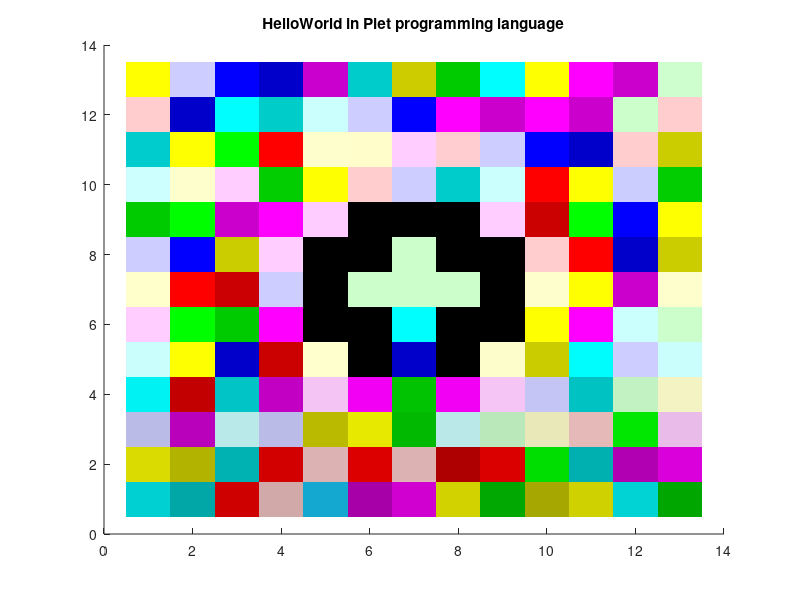

Source code (MATLAB):
HelloWorld = zeros(13, 13, 3);

HelloWorld(13, :, 1) = [255 205 1 1 202 0 204 0 0 254 253 203 206];
HelloWorld(13, :, 2) = [255 205 0 0 1 204 204 203 254 255 0 0 253];
HelloWorld(13, :, 3) = [0 255 255 203 206 203 1 0 255 0 254 204 206];

HelloWorld(12, :, 1) = [255 1 0 0 202 205 1 253 203 253 203 204 255];
HelloWorld(12, :, 2) = [205 0 254 204 255 205 0 0 0 0 0 254 205];
HelloWorld(12, :, 3) = [205 203 255 201 254 255 255 254 204 254 204 204 205];

HelloWorld(11, :, 1) = [0 254 0 254 254 255 255 255 205 1 1 255 204];
HelloWorld(11, :, 2) = [204 255 254 0 254 253 205 204 205 0 0 205 205];
HelloWorld(11, :, 3) = [205 0 0 0 204 202 255 207 255 255 203 205 0];

HelloWorld(10, :, 1) = [204 254 255 1 254 255 205 0 202 254 254 204 1];
HelloWorld(10, :, 2) = [255 254 205 205 255 205 205 204 255 0 255 205 205];
HelloWorld(10, :, 3) = [254 204 255 1 0 205 255 203 254 0 0 255 1];

HelloWorld(9, :, 1) = [0 0 203 253 255 0 0 0 255 203 2 1 254];
HelloWorld(9, :, 2) = [203 254 0 0 204 0 0 0 205 0 255 0 255];
HelloWorld(9, :, 3) = [0 0 204 254 255 0 0 0 255 1 1 255 0];

HelloWorld(8, :, 1) = [205 1 204 255 0 0 204 0 0 255 254 1 204];
HelloWorld(8, :, 2) = [205 0 205 205 0 0 254 0 0 205 0 0 205];
HelloWorld(8, :, 3) = [255 255 0 255 0 0 204 0 0 205 0 203 0];

HelloWorld(7, :, 1) = [255 254 202 205 0 204 204 204 0 254 254 203 254];
HelloWorld(7, :, 2) = [255 0 0 205 0 254 254 254 0 254 255 0 254];
HelloWorld(7, :, 3) = [203 0 2 255 0 204 204 204 0 204 0 204 204];

HelloWorld(6, :, 1) = [255 0 0 253 0 0 0 0 0 254 253 202 204];
HelloWorld(6, :, 2) = [205 254 203 0 0 0 254 0 0 255 0 255 254];
HelloWorld(6, :, 3) = [255 0 0 254 0 0 255 0 0 0 254 254 204];

HelloWorld(5, :, 1) = [201 254 1 203 255 0 1 0 253 203 0 205 201];
HelloWorld(5, :, 2) = [254 255 0 0 255 0 0 0 253 204 253 205 254];
HelloWorld(5, :, 3) = [253 0 203 1 205 0 203 0 203 0 254 255 253];

HelloWorld(4, :, 1) = [0 195 0 194 244 242 1 242 245 196 0 194 243];
HelloWorld(4, :, 2) = [242 0 196 0 196 0 195 0 197 197 194 242 243];
HelloWorld(4, :, 3) = [243 1 197 195 244 243 1 243 245 245 195 194 195];

HelloWorld(3, :, 1) = [187 185 185 187 186 232 0 186 186 232 230 2 233];
HelloWorld(3, :, 2) = [187 0 233 187 187 233 185 231 232 232 185 231 187];
HelloWorld(3, :, 3) = [232 186 232 232 0 0 0 231 186 185 185 1 233];

HelloWorld(2, :, 1) = [218 178 0 211 221 220 221 175 219 0 0 176 218];
HelloWorld(2, :, 2) = [219 178 178 0 178  0 178 0 0 221 176 0 0];
HelloWorld(2, :, 3) = [0 0 177 0 178 0 178 1 0 0 177 177 219];

HelloWorld(1, :, 1) = [0 0 207 210 20 167 207 209 1 166 208 1 0];
HelloWorld(1, :, 2) = [208 167 0 169 167 0 0 210 168 167 209 210 166];
HelloWorld(1, :, 3) = [209 166 0 169 208 168 208 0 1 0 0 211 0];

figure
title("HelloWorld in Piet programming language");
hold on
image(HelloWorld/255);
